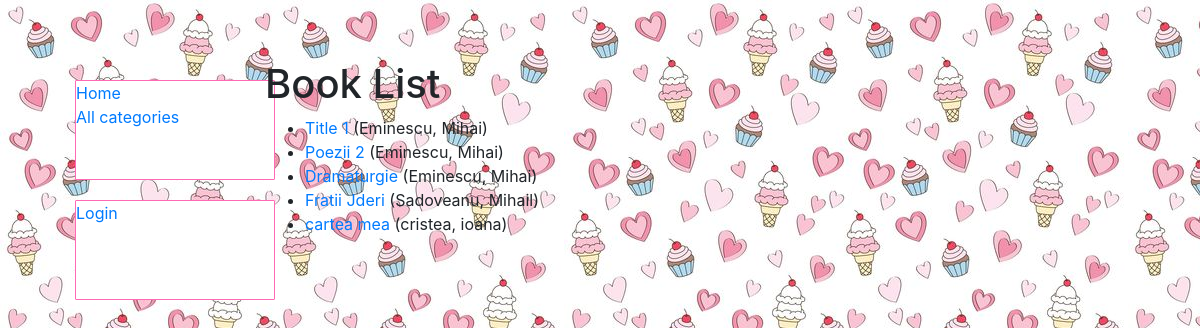
/catalog/books/, run on the app's committed database.
### catalog/models.py (models this page shows, shortened)
class Book(models.Model):
    title = models.CharField(max_length=200)
    author = models.ForeignKey('Author', on_delete=models.SET_NULL, null=True)
    summary = models.TextField(max_length=1000, help_text="Enter a brief description of the book")
    isbn = models.CharField('ISBN', max_length=13,
                            help_text='13 Character <a href="https://www.isbn-international.org/content/what-isbn'
                                      '">ISBN number</a>')
    genre = models.ManyToManyField(Genre, help_text="Select a genre for this book")
    language = models.ForeignKey('Language', on_delete=models.SET_NULL, null=True)
    def display_genre(self):
        """Creates a string for the Genre. This is required to display genre in Admin."""
        return ', '.join([genre.name for genre in self.genre.all()[:3]])
    display_genre.short_description = 'Genre'
    def get_absolute_url(self):
        return reverse('book-detail', args=[str(self.id)])

class Author(models.Model):
    first_name = models.CharField(max_length=100)
    last_name = models.CharField(max_length=100)
    date_of_birth = models.DateField(null=True, blank=True)
    date_of_death = models.DateField('died', null=True, blank=True)
    class Meta:
        ordering = ['last_name', 'first_name']
    def __str__(self):
        return '{0}, {1}'.format(self.last_name, self.first_name)

### catalog/views.py (the view)
# urls.py: path('books/', views.BookListView.as_view(), name='books'),
class BookListView(generic.ListView):
    model = Book
    paginate_by = 10

### catalog/templates/catalog/book_list.html
{% extends "base_generic.html" %}
{% block content %}
    <h1>Book List</h1>
    {% if book_list %}
    <ul>
      {% for book in book_list %}
      <li>
        <a href="{{ book.get_absolute_url }}">{{ book.title }}</a> ({{book.author}})
      </li>
      {% endfor %}
    </ul>
    {% else %}
      <p>There are no books in the library.</p>
    {% endif %}
{% endblock %}

### catalog/static/css/styles.css (style rules this page uses)
body { background-color: aqua; background-image: url("../images/candies.jpg"); margin-top: 5%; margin-left: 5%; }

### data on the page
Book: title "Title 1", author "Eminescu, Mihai"
Book: title "Poezii 2", author "Eminescu, Mihai"
Book: title "Dramaturgie", author "Eminescu, Mihai"
Book: title "Fratii Jderi", author "Sadoveanu, Mihail"
Book: title "cartea mea", author "cristea, ioana"
